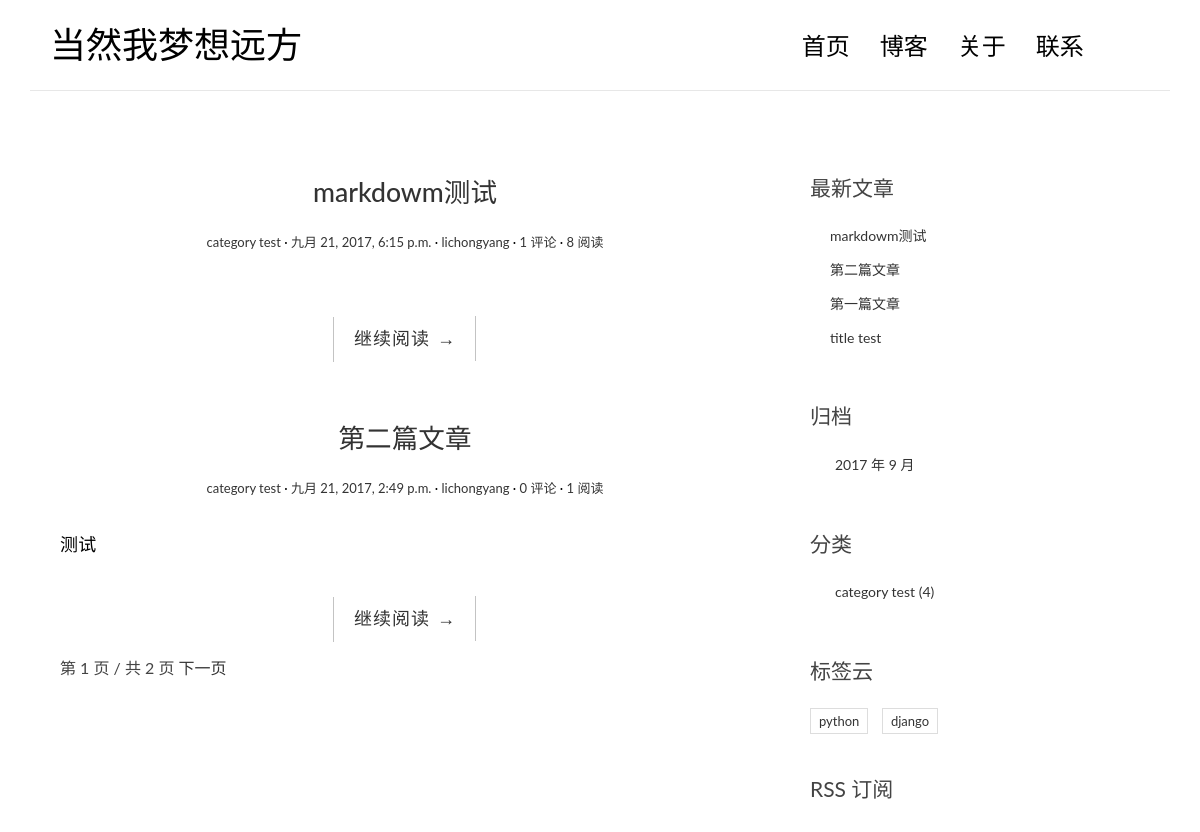
The page / on the database its author committed.
### blog/models.py (models this page shows, shortened)
@python_2_unicode_compatible
class Post(models.Model):
    title = models.CharField(max_length=100)
    body = models.TextField()
    create_time = models.DateTimeField()
    modify_time = models.DateTimeField()
    excerpt = models.CharField(max_length=200, blank=True)
    category = models.ForeignKey(Category)
    tag = models.ManyToManyField(Tag, blank=True)
    author = models.ForeignKey(User)
    views = models.PositiveIntegerField(default=0)
    class Meta:
        ordering = ['-create_time']
    def get_absolute_url(self):
        return reverse('blog:detail', kwargs={'pk': self.pk})

class Category(models.Model):
    name = models.CharField(max_length=100)

class Tag(models.Model):
    name = models.CharField(max_length=100)

### blog/views.py (the view)
# urls.py: url(r'^$', views.IndexView.as_view(), name='index'),
class IndexView(ListView):
    model = Post
    template_name = 'blog/index.html'
    context_object_name = 'post_list'
    paginate_by = 2

### blog/templatetags/blog_tags.py (called while the page is built)
@register.simple_tag
def get_recent_posts(num=5):
    return Post.objects.all().order_by('-create_time')[:num]

@register.simple_tag
def archives():
    return Post.objects.dates('create_time', 'month', order='DESC')

@register.simple_tag
def get_categories():
    return Category.objects.annotate(num_posts=Count('post')).filter(num_posts__gt=0)

@register.simple_tag
def get_tags():
    return Tag.objects.annotate(num_posts=Count('post')).filter(num_posts__gt=0)

### templates/blog/index.html (shortened to what this page needs)
{% extends 'base.html' %}
{% block main %}
    {% for post in post_list %}
        <article class="post post-{{ post.pk }}">
            <header class="entry-header">
                <h1 class="entry-title">
                    <a href="{{ post.get_absolute_url }}">{{ post.title }}</a>
                </h1>
                <div class="entry-meta">
                    <span class="post-category"><a href="#">{{ post.category.name }}</a></span>
                    <span class="post-date"><a href="#"><time class="entry-date"
                                                                      datetime="{{ post.create_time }}">{{ post.create_time }}</time></a></span>
                    <span class="post-author"><a href="#">{{ post.author }}</a></span>
                    <span class="comments-link"><a href="{{ post.get_absolute_url }}">{{ post.comments_set.count }} 评论</a></span>
                    <span class="views-count"><a href="{{ post.get_absolute_url }}">{{ post.views }} 阅读</a></span>
                </div>
            </header>
            <div class="entry-content clearfix">
                <p>{{ post.excerpt }}</p>
                <div class="read-more cl-effect-14">
                    <a href="{{ post.get_absolute_url }}" class="more-link">继续阅读 <span class="meta-nav">→</span></a>
                </div>
            </div>
        </article>
    {% empty %}
    <div class="no-post">暂时还没有发布的文章！</div>
    {% endfor %}
    {% if is_paginated %}
    <div class="pagination-simple">
    <span class="current">第 {{ page_obj.number }} 页 / 共 {{ paginator.num_pages }} 页</span>
    {% if page_obj.has_next %}
        <a href="?page={{ page_obj.next_page_number }}">下一页</a>
    {% endif %}
    </div>
    {% endif %}
{% endblock main %}

### templates/base.html (shortened to what this page needs)
{% load staticfiles %}
{% load blog_tags %}
<!DOCTYPE html>
<html>
<head>
    <link rel="stylesheet" href="{% static 'blog/css/bootstrap.min.css' %}">
    <link rel="stylesheet" href="http://code.ionicframework.com/ionicons/2.0.1/css/ionicons.min.css">
    <link rel="stylesheet" href="{% static 'blog/css/pace.css' %}">
    <link rel="stylesheet" href="{% static 'blog/css/custom.css' %}">
    <link rel="stylesheet" href="{% static 'blog/css/highlights/github.css' %}">
</head>
<body>
<div class="container">
    <header id="site-header">
        <div class="row">
            <div class="col-md-4 col-sm-5 col-xs-8">
                <div class="logo">
                    <h1><a href="{% url 'blog:index' %}"><b>当然我梦想远方</b></a></h1>
                </div>
            </div>
            <div class="col-md-8 col-sm-7 col-xs-4">
                <nav class="main-nav" role="navigation">
                    <div class="collapse navbar-collapse" id="bs-example-navbar-collapse-1">
                        <ul class="nav navbar-nav navbar-right">
                            <li class="cl-effect-11"><a href="{% url 'blog:index' %}" data-hover="首页">首页</a></li>
                            <li class="cl-effect-11"><a href="full-width.html" data-hover="博客">博客</a></li>
                            <li class="cl-effect-11"><a href="about.html" data-hover="关于">关于</a></li>
                            <li class="cl-effect-11"><a href="contact.html" data-hover="联系">联系</a></li>
                        </ul>
                    </div>
                </nav>
            </div>
        </div>
    </header>
</div>
<div class="content-body">
    <div class="container">
        <div class="row">
            <main class="col-md-8">
                {% block main %}
                {% endblock main %}
            </main>
            <aside class="col-md-4">
                 <div class="widget widget-recent-posts">
                    <h3 class="widget-title">最新文章</h3>
                     {% get_recent_posts as recent_post_list %}
                    <ul>
                        {% for post in recent_post_list %}
                        <li>
                            <a href="{{ post.get_absolute_url }}">{{ post.title }}</a>
                        </li>
                        {% empty %}
                        暂无文章！
                    {% endfor %}
                    </ul>
                </div>
                <div class="widget widget-archives">
                    <h3 class="widget-title">归档</h3>
                    {% archives as date_list %}
                    <ul>
                        {% for date in date_list %}
                        <li>
                            <a href="{% url 'blog:archives' date.year date.month %}">{{ date.year }} 年 {{ date.month }} 月</a>
                        </li>
                        {% empty %}
                        暂无归档！
                        {% endfor %}
                    </ul>
                </div>
                <div class="widget widget-category">
                    <h3 class="widget-title">分类</h3>
                    {% get_categories as category_list %}
                    <ul>
                       {% for category in category_list %}
                        <li>
                            <a href="{% url 'blog:category' category.pk %}">{{ category.name }} <span class="post-count">({{ category.num_posts }})</span></a>
                        </li>
                        {% empty %}
                        暂无分类！
                        {% endfor %}
                    </ul>
                </div>
                <div class="widget widget-tag-cloud">
                    <h3 class="widget-title">标签云</h3>
                    {% get_tags as tag_list %}
                    <ul>
                    {% for tag in tag_list %}
                    <li>
                        <a href="{% url 'blog:tag' tag.pk %}">{{ tag.name }}</a>
                    </li>
                    {% empty %}
                    暂无标签！
                    {% endfor %}
                    </ul>
                </div>
                <div class="rss">
                    <a href="{% url 'rss' %}"> RSS 订阅</a>
                </div>
            </aside>
        </div>
    </div>
</div>
</body>
</html>

### blog/static/blog/css/custom.css (style rules this page uses)
* { outline: none; }
h1, h2, h3, h4, h5, h6 { margin-top: 0; }
b { font-weight: 400; }
a { color: #333; }
body { color: #444; font-family: 'Lato', sans-serif; }
p { font-family: 'Ubuntu', sans-serif; font-weight: 400; word-spacing: 1px; letter-spacing: 0.01em; }
#site-header { background-color: #FFF; padding: 25px 20px; margin-bottom: 40px; border-bottom: 1px solid #e7e7e7; }
.logo h1 a { color: #000; }
.logo h1 { margin: 0; font-family: 'Lato', sans-serif; font-weight: 300; }
.main-nav { margin-top: 11px; max-width: 95%; }
.main-nav a { color: #000000 !important; padding: 0 0 5px 0 !important; margin-right: 30px; font-family: 'Lato', sans-serif; font-weight: 300; font-size: 24px; }
.cl-effect-11 a { padding: 10px 0; color: #0972b4; text-shadow: none; }
.cl-effect-11 a::before { position: absolute; top: 0; left: 0; overflow: hidden; padding: 0 0 5px 0 !important; max-width: 0; border-bottom: 1px solid #000; color: #000; content: attr(data-hover); white-space: nowrap; -webkit-transition: max-width 0.5s; -moz-transition: max-width 0.5s; transition: max-width 0.5s; }
.content-body { padding-bottom: 4em; }
.post { background: #fff; padding: 30px 30px 0; }
.entry-title { text-align: center; font-size: 1.9em; margin-bottom: 20px; line-height: 1.6; padding: 10px 20px 0; }
.entry-meta { text-align: center; color: #DDDDDD; font-size: 13px; margin-bottom: 30px; }
.entry-content { font-size: 18px; line-height: 1.9; font-weight: 300; color: #000; }
.post-category::after, .post-date::after, .post-author::after, .comments-link::after { content: ' ·'; color: #000; }
.read-more { font-family: 'Ubuntu', sans-serif; font-weight: 400; word-spacing: 1px; letter-spacing: 0.01em; text-align: center; margin-top: 20px; }
.cl-effect-14 a { padding: 0 20px; height: 45px; line-height: 45px; position: relative; display: inline-block; margin: 15px 25px; letter-spacing: 1px; font-weight: 400; text-shadow: 0 0 1px rgba(255, 255, 255, 0.3); }
.cl-effect-14 a::before, .cl-effect-14 a::after { position: absolute; width: 45px; height: 1px; background: #C3C3C3; content: ''; -webkit-transition: all 0.3s; -moz-transition: all 0.3s; transition: all 0.3s; pointer-events: none; }
.cl-effect-14 a::before { top: 0; left: 0; -webkit-transform: rotate(90deg); -moz-transform: rotate(90deg); transform: rotate(90deg); -webkit-transform-origin: 0 0; -moz-transform-origin: 0 0; transform-origin: 0 0; }
.cl-effect-14 a::after { right: 0; bottom: 0; -webkit-transform: rotate(90deg); -moz-transform: rotate(90deg); transform: rotate(90deg); -webkit-transform-origin: 100% 0; -moz-transform-origin: 100% 0; transform-origin: 100% 0; }
.widget { background: #fff; padding: 30px 0 0; }
.widget-title { font-size: 1.5em; margin-bottom: 20px; line-height: 1.6; padding: 10px 0 0; font-weight: 400; }
.widget-recent-posts ul { padding: 0; margin: 0; padding-left: 20px; }
.widget-recent-posts ul li { list-style-type: none; position: relative; line-height: 170%; margin-bottom: 10px; }
.widget-recent-posts ul li::before { content: '\f3d3'; font-family: "Ionicons"; position: absolute; left: -17px; top: 3px; font-size: 16px; color: #000; }
.widget-archives ul { padding: 0; margin: 0; padding-left: 25px; }
.widget-archives ul li { list-style-type: none; position: relative; line-height: 170%; margin-bottom: 10px; }
.widget-archives ul li::before { content: '\f3f3'; font-family: "Ionicons"; position: absolute; left: -25px; top: 1px; font-size: 16px; color: #000; }
.widget-category ul { padding: 0; margin: 0; padding-left: 25px; }
.widget-category ul li { list-style-type: none; position: relative; line-height: 170%; margin-bottom: 10px; }
.widget-category ul li::before { content: '\f3fe'; font-family: "Ionicons"; position: absolute; left: -25px; top: 1px; font-size: 18px; color: #000; }
.widget-tag-cloud ul { padding: 0; margin: 0; margin-right: -10px; }
.widget-tag-cloud ul li { list-style-type: none; font-size: 13px; display: inline-block; margin-right: 10px; margin-bottom: 10px; padding: 3px 8px; border: 1px solid #ddd; }
.rss { font-size: 21px; margin-top: 30px; }
.rss a { color: #444; }
.pagination-simple { padding-left: 30px; font-size: 16px; }

### rows shown on the page
Post: title "markdowm测试", category.name "category test", create_time "九月 21, 2017, 6:15 p.m.", author "lichongyang", comments_set.count "1", views "8"
Post: title "第二篇文章", category.name "category test", create_time "九月 21, 2017, 2:49 p.m.", author "lichongyang", comments_set.count "0", views "1", excerpt "测试"
Post: title "第一篇文章"
Post: title "title test"
Category: name "category test", num_posts "4"
Tag: name "python"
Tag: name "django"

### other values the page prints
{{ page_obj.number }} "1"
{{ paginator.num_pages }} "2"
{{ date.year }} "2017"
{{ date.month }} "9"
